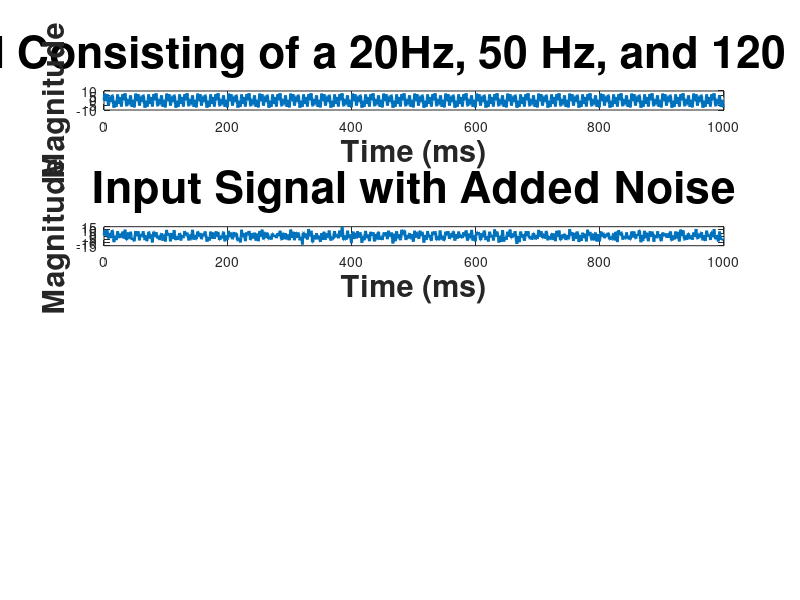

Source code (MATLAB): (Note: this script raises an error after producing the figure.)
Fs = 500;                                  % Sampling frequency
T = 1/Fs;                                    % Sample time
L = 1000;                                   % Length of signal
t = (0:L-1)*T;                             % Time vector


fig = figure('units','normalized','outerposition',[0 0 1 1]);
subplot(3,1,1);

%% Input signal consisting of a 20 Hz, 50 Hz and 120 Hz sine wave
x = 2*sin(2*pi*20*t) + 3*sin(2*pi*50*t) + 5*sin(2*pi*120*t); 

%% Plot of input signal
subplot(4,1,1);
plot(Fs*t,x,'LineWidth',2);
xlabel('Time (ms)','FontSize',22,'FontWeight','Bold');
ylabel('Magnitude','FontSize',22,'FontWeight','Bold');
title('Input Signal Consisting of a 20Hz, 50 Hz, and 120 Hz sine wave','FontSize',32,'FontWeight','Bold');

%% Input signal with some random noise and DC offset
y = x + 2*randn(size(t)) + 0.5;
subplot(4,1,2);
plot(Fs*t,y,'LineWidth',2);
xlabel('Time (ms)','FontSize',22,'FontWeight','Bold');
ylabel('Magnitude','FontSize',22,'FontWeight','Bold');
title('Input Signal with Added Noise','FontSize',32,'FontWeight','Bold');

coefile = fopen('input.coe','wt');
coe = num2hex(single(y));
fprintf(coefile,'memory_initialization_radix=16;\n');
fprintf(coefile,'memory_initialization_vector=\n');
for i=1:(length(y))
        for j=1:8
            fprintf(coefile,'%c',coe(i,j));
        end
        
        if(i==length(y))
            fprintf(coefile,';\n');
        else
            fprintf(coefile, ',\n');
        end
end
%% Bandpass filter the input signal using symmetric FIR with min zeros
Fstop1 = 1;    % First Stopband Frequency
Fpass1 = 35;    % First Passband Frequency
Fpass2 = 150;   % Second Passband Frequency
Fstop2 = 170;   % Second Stopband Frequency
Astop1 = 60;    % First Stopband Attenuation (dB)
Apass  = 1;     % Passband Ripple (dB)
Astop2 = 60;    % Second Stopband Attenuation (dB)

filt_design = fdesign.bandpass('fst1,fp1,fp2,fst2,ast1,ap,ast2', Fstop1, Fpass1, Fpass2, Fstop2, Astop1, Apass, Astop2, Fs);
filt_mdl = design(filt_design, 'equiripple', 'FilterStructure', 'dfsymfir','MinOrder', 'any');
filt_x = filt_mdl.filter(y);%%;
coefficients = filt_mdl.Numerator;
%plot(coefficients(1:length(coefficients)/2));

%% output variables to file
coe = num2hex(single(coefficients(1:(length(coefficients)/2)+1)));

coefile = fopen('coefficients.coe','wt');

fprintf(coefile,'memory_initialization_radix=16;\n');
fprintf(coefile,'memory_initialization_vector=\n');
for i=1:(length(coefficients)/2)+1
        for j=1:8
            fprintf(coefile,'%c',coe(i,j));
        end
        
        if(i==int8((length(coefficients)/2)+1)-1)
            fprintf(coefile,';\n');
        else
            fprintf(coefile, ',\n');
        end
end

%% Window the filtered data using blackman window
% win_mdl = window(@blackman,L);
% win_x = win_mdl.*filt_x';

window_length = 256;
window_ratio = .25;

NFFT = 2^nextpow2(window_length);


for i=1:5
    start = (i-1)*update+1;
    Y = fft(filt_x(start:start+window_length-1),NFFT);
    absY = max(abs(real(Y)),abs(imag(Y))) + min(abs(real(Y)),abs(imag(Y)))/4;
    f = Fs/2*linspace(0,1,NFFT/2+1);
    plot(f,absY(1:NFFT/2+1),'LineWidth',2);
    xlabel('frequency');
    ylabel('magnitude');
    title(['Window', string(i)]);
    pause(10);

end

%% wins

window_length = 256;
window_ratio = .25;

NFFT = 2^nextpow2(window_length);


for i=1:5
    start = (i-1)*update+1;
    Y = fft(filt_x(start:start+window_length-1),NFFT);
    absY = max(abs(real(Y)),abs(imag(Y))) + min(abs(real(Y)),abs(imag(Y)))/4;
    f = Fs/2*linspace(0,1,NFFT/2+1);
    plot(f,absY(1:NFFT/2+1),'LineWidth',2);
    xlabel('frequency');
    ylabel('magnitude');
    title(['Window', string(i)]);
    pause(10);

end


%% Obtain spectral energy of noisy input
NFFT = 2^nextpow2(L); 
Y = fft(y,NFFT)/L;
f = Fs/2*linspace(0,1,NFFT/2+1);
subplot(4,1,3);
plot(f,2*abs(Y(1:NFFT/2+1)),'LineWidth',2);
xlim([-2 250]);
xlabel('Frequency (Hz)','FontSize',22,'FontWeight','Bold');
ylabel('|Y(f)|','FontSize',22,'FontWeight','Bold');
title('Spectral Analysis of Noisy Input Signal','FontSize',32,'FontWeight','Bold');

%% Obtain spectral energy of filtered input
NFFT = 2^nextpow2(L); 
Y = fft(win_x,NFFT)/L;
f = Fs/2*linspace(0,1,NFFT/2+1);
subplot(4,1,4);
plot(f,2*abs(Y(1:NFFT/2+1)),'LineWidth',2);
xlim([-2 250]);
xlabel('Frequency (Hz)','FontSize',22,'FontWeight','Bold');
ylabel('|Y(f)|','FontSize',22,'FontWeight','Bold');
title('Spectral Energy Windowed and Bandpass Filtered 35-200Hz','FontSize',32,'FontWeight','Bold');



